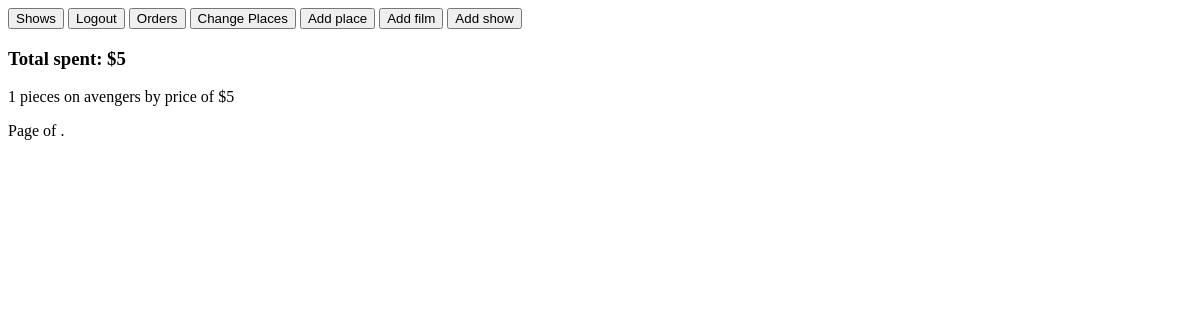
Page /orders/ (signed in) on the earlier database version.
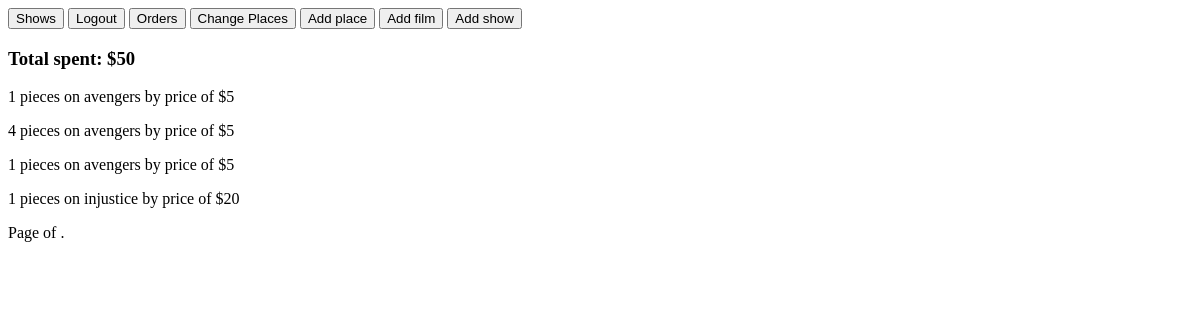
Same page on the later database version.
### some/models.py (models this page shows, shortened)
class Order(models.Model):
    user = models.ForeignKey('MyUser', on_delete=models.CASCADE)
    show = models.ForeignKey('Show', on_delete=models.CASCADE)
    amount = models.PositiveSmallIntegerField()
    def __str__(self):
        return f'{self.amount} pieces on {self.show.film.name}'

class Show(models.Model):
    place = models.ForeignKey('Place', on_delete=models.CASCADE, related_name='shows', related_query_name='shows')
    film = models.ForeignKey('Film', on_delete=models.CASCADE, related_query_name='shows', related_name='shows')
    show_time_start = models.DateTimeField(default=now)
    show_time_end = models.DateTimeField(default=now)
    busy = models.PositiveSmallIntegerField(default=0)
    price = models.PositiveSmallIntegerField()

class Film(models.Model):
    name = models.CharField(max_length=100, unique=True)
    begin = models.DateField()
    end = models.DateField()

### some/views.py (the view)
# urls.py: path('orders/', OrderListView.as_view(), name='orders'),
class OrderListView(LoginRequiredMixin, ListView):
    model = Order
    template_name = 'orders.html'
    def get_queryset(self):
        queryset = super().get_queryset()
        return queryset.filter(user__id=self.request.user.id)
    def get_context_data(self, *, object_list=None, **kwargs):
        total = sum([each.amount * each.show.price for each in self.object_list])
        return super().get_context_data(total=total)

### templates/orders.html (shortened to what this page needs)
{% extends 'base.html' %}
{% block info %}
    <h3>Total spent: ${{ total }}</h3>
    {% for object in object_list %}
        <p>{{ object }} by price of ${{ object.show.price }}</p>
    {% endfor %}
    <div class="pagination">
        <span class="step-links">
            <span class="current">
                Page {{ page_obj.number }} of {{ page_obj.paginator.num_pages }}.
            </span>
        </span>
    </div>
{% endblock %}

Differences in the rows shown:
added Order: amount+show "4 pieces on avengers", show.price "5"
added Order: amount+show "1 pieces on avengers", show.price "5"
added Order: amount+show "1 pieces on injustice", show.price "20"
Other differences:
{{ total }}: "5" → "50"
